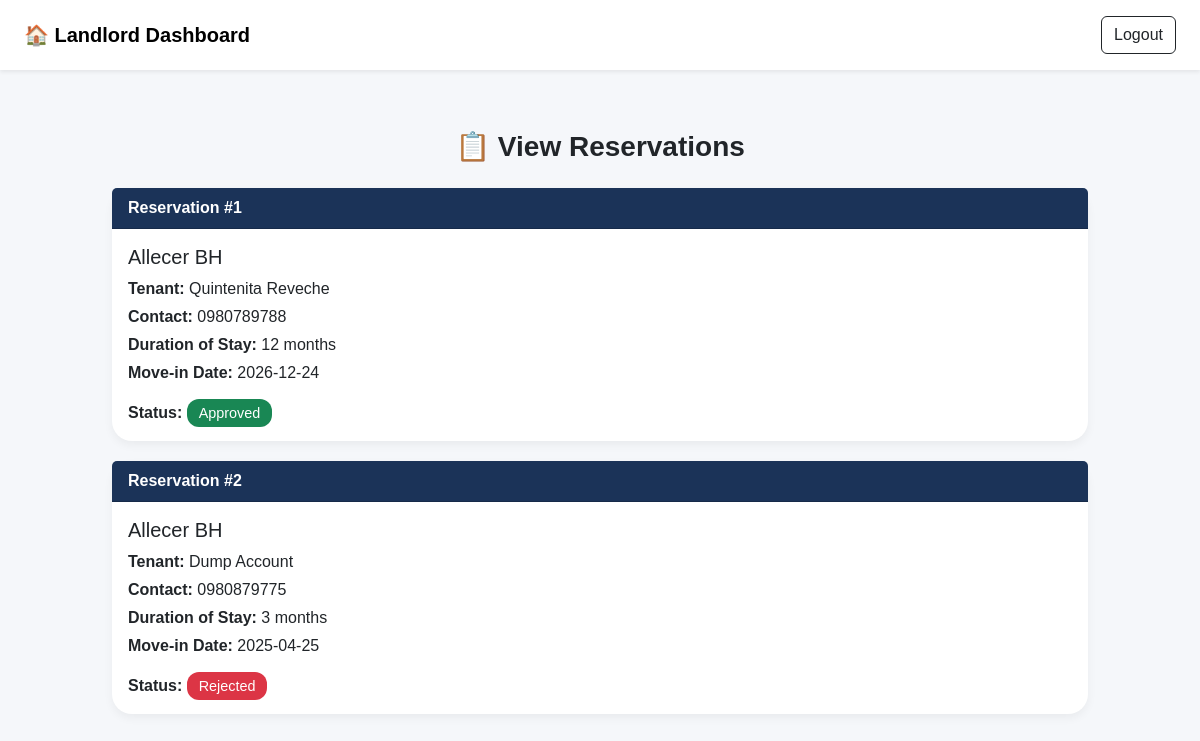
The app's page /reservations (signed in) with its own data.
### app.py (models this page shows)
class Reservation(db.Model):
    id = db.Column(db.Integer, primary_key=True)
    tenant_id = db.Column(db.Integer, db.ForeignKey('user.id'), nullable=False)
    full_name = db.Column(db.String(100), nullable=False)
    contact_number = db.Column(db.String(20), nullable=False)
    duration_of_stay = db.Column(db.String(50), nullable=False)
    move_in_date = db.Column(db.Date, nullable=False)
    room_name = db.Column(db.String(100))
    status = db.Column(db.String(20), default='Pending')
    room_id = db.Column(db.Integer, db.ForeignKey('room.id'), nullable=False)
    room = db.relationship('Room', backref=db.backref('reservations', lazy=True))

class Room(db.Model):
    id = db.Column(db.Integer, primary_key=True)
    photo = db.Column(db.String(255))
    name = db.Column(db.String(100), nullable=False)
    price = db.Column(db.Float, nullable=False)
    location = db.Column(db.String(200), nullable=False)
    facilities = db.Column(db.Text, nullable=False)
    room_type = db.Column(db.String(100), nullable=False)
    rules = db.Column(db.Text, nullable=False)
    contact = db.Column(db.String(100), nullable=False)

### app.py (the view)
@app.route('/reservations')
def viewreservations():
    if 'username' not in session:
        flash('Access denied!', 'error')
        return redirect(url_for('login'))
    reservations = Reservation.query.all()
    return render_template('viewres.html', reservations=reservations)

### templates/viewres.html (shortened to what this page needs)
<!DOCTYPE html>
<html lang="en">
<head>
    <link href="https://cdn.jsdelivr.net/npm/bootstrap@5.3.2/dist/css/bootstrap.min.css" rel="stylesheet">
</head>
<body>
<nav class="navbar navbar-light bg-white shadow-sm px-4 py-3">
    <span class="navbar-brand mb-0 h4 fw-bold">🏠 Landlord Dashboard</span>
    <a href="{{ url_for('logout') }}" class="btn btn-outline-dark">Logout</a>
</nav>
<div class="container">
    <h3 class="mb-4 fw-bold text-center">📋 View Reservations</h3>
    {% if reservations %}
        {% for r in reservations %}
        <div class="card">
            <div class="card-header">Reservation #{{ r.id }}</div>
            <div class="card-body">
                <h5 class="card-title">{{ r.room.name }}</h5>
                <p class="mb-1"><strong>Tenant:</strong> {{ r.full_name }}</p>
                <p class="mb-1"><strong>Contact:</strong> {{ r.contact_number }}</p>
                <p class="mb-1"><strong>Duration of Stay:</strong> {{ r.duration_of_stay }}</p>
                <p class="mb-1"><strong>Move-in Date:</strong> {{ r.move_in_date.strftime('%Y-%m-%d') }}</p>
                <div class="d-flex justify-content-between align-items-center mt-3">
                    <span>
                        <strong>Status:</strong>
                        <span class="status-badge {% if r.status == 'Pending' %}bg-warning text-dark{% elif r.status == 'Approved' %}bg-success text-white{% else %}bg-danger text-white{% endif %}"
                              id="status-badge-{{ r.id }}">{{ r.status }}</span>
                    </span>
                </div>
            </div>
        </div>
        {% endfor %}
    {% else %}
        <div class="alert alert-info text-center">No reservations found yet.</div>
    {% endif %}
</div>
</body>
</html>

### templates/viewres.html (style rules this page uses)
body { background-color: #f5f7fa; font-family: 'Poppins', sans-serif; }
.container { max-width: 1000px; margin-top: 60px; }
.card { border: none; border-radius: 20px; box-shadow: 0 4px 10px rgba(0,0,0,0.05); margin-bottom: 20px; }
.card-header { background-color: #1b3358; color: white; font-weight: 600; border-top-left-radius: 20px; border-top-right-radius: 20px; }
.status-badge { font-size: 0.9rem; padding: 6px 12px; border-radius: 12px; }

### records on screen
Reservation: id "1", room.name "Allecer BH", full_name "Quintenita Reveche", contact_number "0980789788", duration_of_stay "12 months", move_in_date "2026-12-24", status "Approved"
Reservation: id "2", room.name "Allecer BH", full_name "Dump Account", contact_number "0980879775", duration_of_stay "3 months", move_in_date "2025-04-25", status "Rejected"
